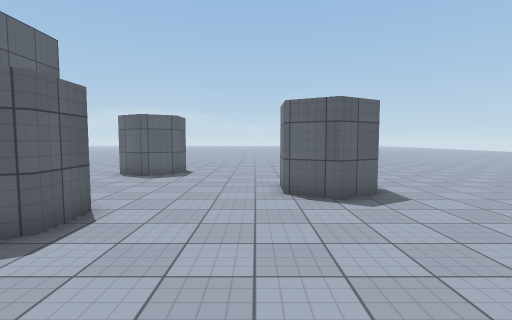
[1] (above)

24 first-person views from a walk through a 3-D level made in the Unity game engine. The camera is 1.5 m above the floor, tilts 4° down and sees 85° across. The floor is counted in squares, 1 m on a side. Each view is taken from the middle of a square. On the plan, view 1 faces up. The plan holds only what a view shows up to about 14 squares ahead; the rest is blank. The place goes on beyond the plan. The player character is not drawn. Surface patterns are stand-ins for the level's own textures.

[2]
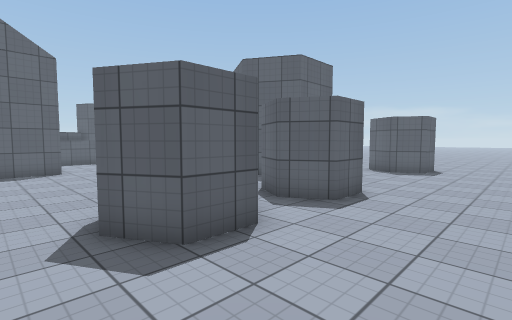

[3]
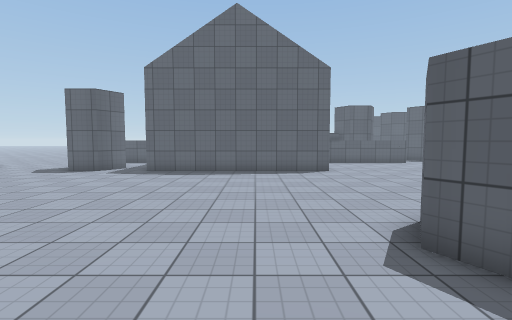

[4]
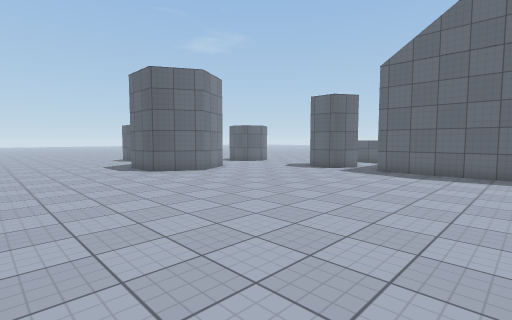

[5]
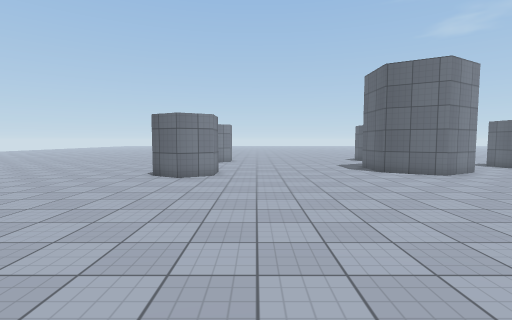

[6]
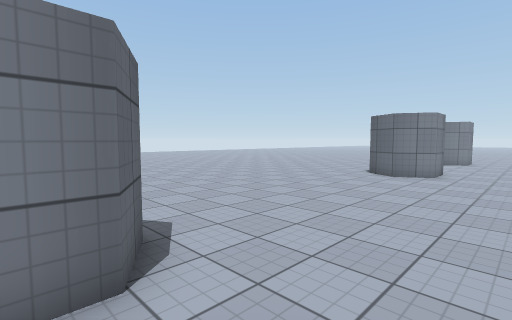

[7]
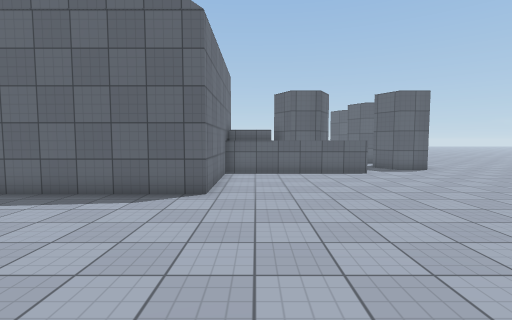

[8]
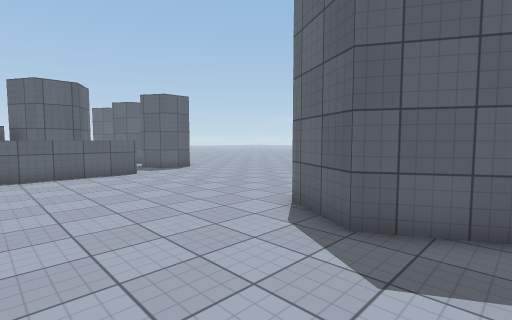

[9]
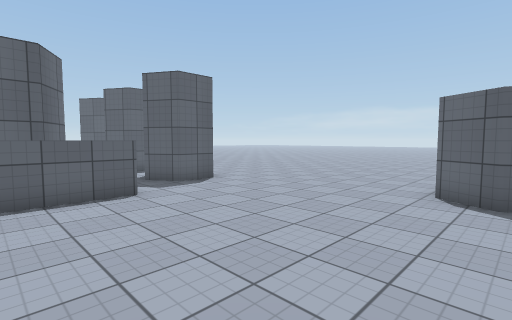

[10]
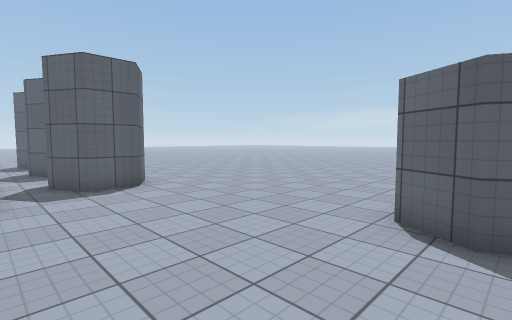

[11]
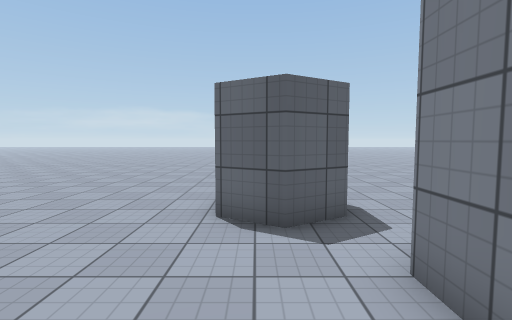

[12]
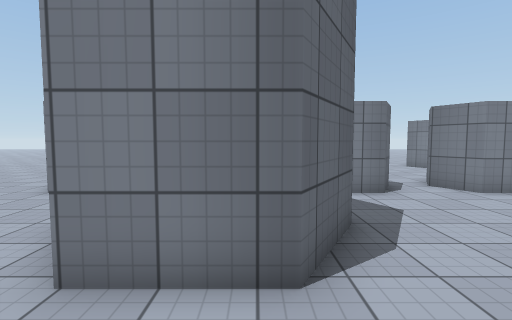

[13]
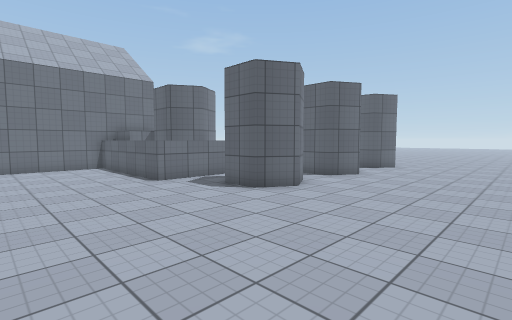

[14]
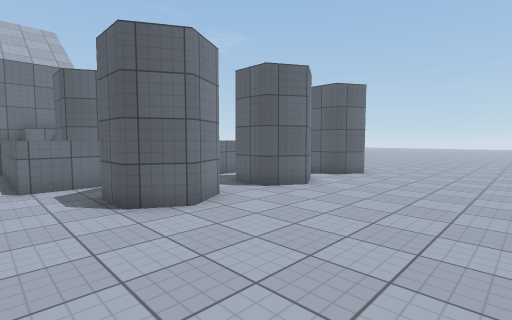

[15]
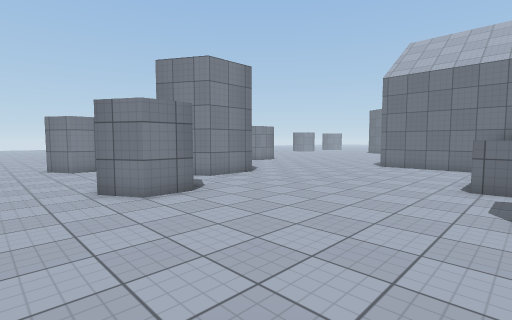

[16]
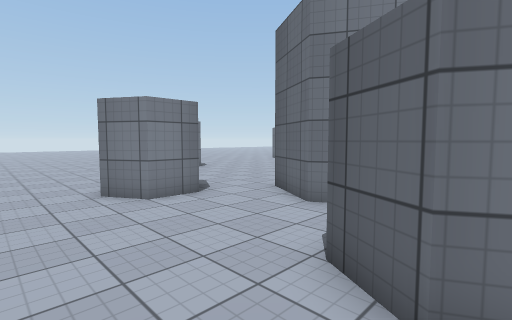

[17]
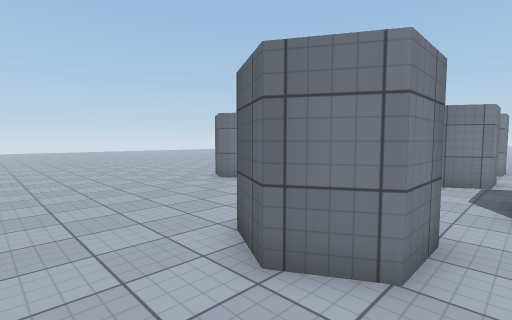

[18]
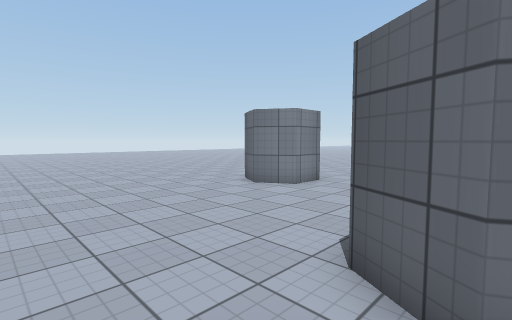

[19]
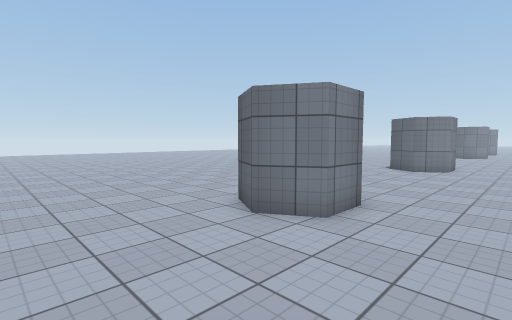

[20]
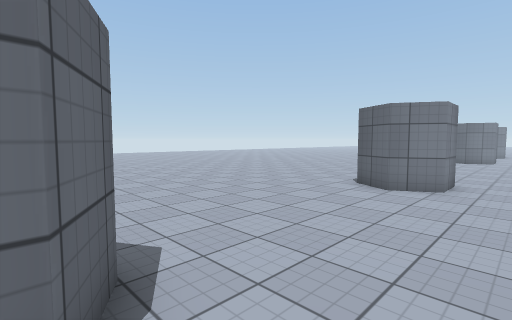

[21]
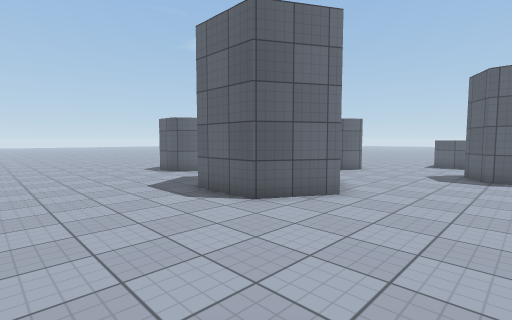

[22]
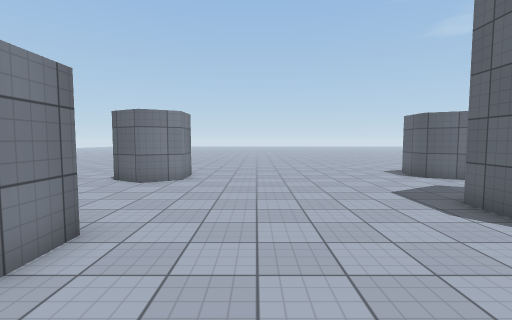

[23]
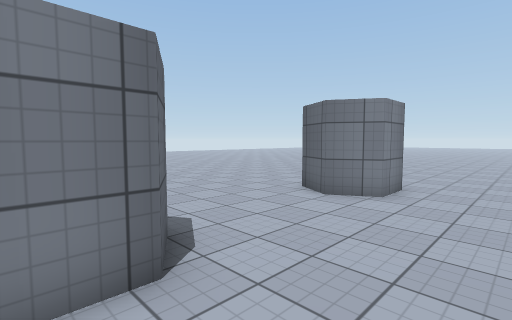

[24]
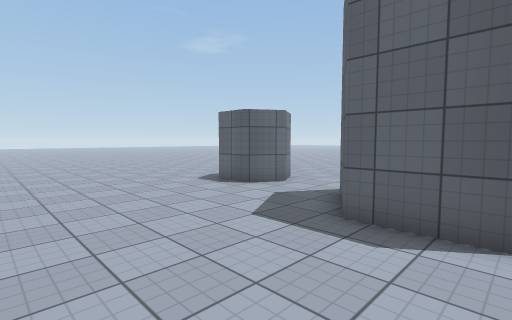

### Floor plan
Points are (right, up) in squares from view 1. A wall is a line through its corners. A room is listed if a view was taken in it or the views show most of it. See-through windows are left out.
Room 1 (views 1, 2, 3, 4, 5, 6, 7, 8, 9, 10, 11, 12, 13, 14, 15, 16, 17, 18, 19, 20, 21, 22, 23, 24)
walls: (-4.8, -0.7) (-6.1, 0.1) (-6.1, 1.5) (-4.8, 2.3) (-3.5, 1.5) (-3.5, 0.1) (-4.8, -0.7); (-3.5, 5.9) (-3.5, 4.4) (-4.8, 3.6) (-6.1, 4.4) (-6.1, 5.8) (-4.9, 6.5); (2.2, -3.7) (0.8, -3) (0.8, -1.5) (2.1, -0.7) (3.5, -1.5); (-7.2, 7.4) (-9.1, 6.3) (-11.3, 7.6) (-11.3, 10) (-9.1, 11.3) (-6.9, 10); (-15, -10.5) (-14.7, -10.7) (-14.7, -12.3) (-16, -13); (3.4, 7.8) (2.1, 7) (0.8, 7.8) (0.8, 9.2) (2.1, 10) (3.4, 9.2); (-4.8, 11.7) (-6.1, 12.5) (-6.1, 13.9) (-4.8, 14.7) (-3.5, 13.9) (-3.5, 12.5) (-4.8, 11.7); (-11.4, -16.1) (-9.1, -14.8) (-6.9, -16) (-6.9, -18.5) (-9.1, -19.8); (-20.4, 2.7) (-20.4, 0.6) (-14.7, 0.6) (-14.7, -8.5); (-11.1, 12.5) (-12.5, 11.7) (-13.8, 12.5) (-13.8, 13.9) (-12.5, 14.7) (-11.2, 13.9); (2.1, -17.1) (0.8, -16.4) (0.8, -14.8) (2.1, -14.1) (3.4, -14.9); (-23.4, 5.5) (-22.5, 6) (-21.2, 5.3) (-21.2, 3.8); (-23, 7.1) (-19.7, 7.1) (-19.7, 0.6); (-11.3, -23.2) (-10, -22.5) (-8.7, -23.2) (-8.7, -24.8); (-23.8, 10.7) (-22.5, 11.5) (-21.2, 10.8) (-21.2, 9.3) (-22.5, 8.5); (0.8, -24.1) (0.8, -22.6) (2.1, -21.8) (3.4, -22.6); (-28.2, 10.8) (-27, 11.5) (-25.7, 10.8) (-25.7, 9.2)
ways out: opening at (-24.5, 8.5); opening at (-22.5, 7.5); opening at (-13.5, -14.2); opening at (-11.3, -21)

Positions as (right, up) in squares from view 1, and headings:
1: (0, 0), facing up
2: (0, -2), facing up-left
3: (-1, -3), facing left
4: (-1, -3), facing down-left
5: (-1, -3), facing down
6: (-2, -2), facing down-right
7: (-7, 2), facing left
8: (-7, 2), facing up-left
9: (-12, 4), facing up-left
10: (-12, 7), facing up-left
11: (-13, 7), facing up
12: (-14, 8), facing right
13: (-15, 17), facing down-left
14: (-19, 17), facing down-left
15: (-21, 17), facing down-right
16: (-13, 17), facing down-right
17: (-7, 17), facing down-right
18: (-5, 17), facing down-right
19: (-2, 14), facing down-right
20: (-1, 8), facing down-right
21: (-2, -11), facing down-left
22: (-2, -12), facing down
23: (-2, -15), facing down-right
24: (-2, -16), facing down-left
